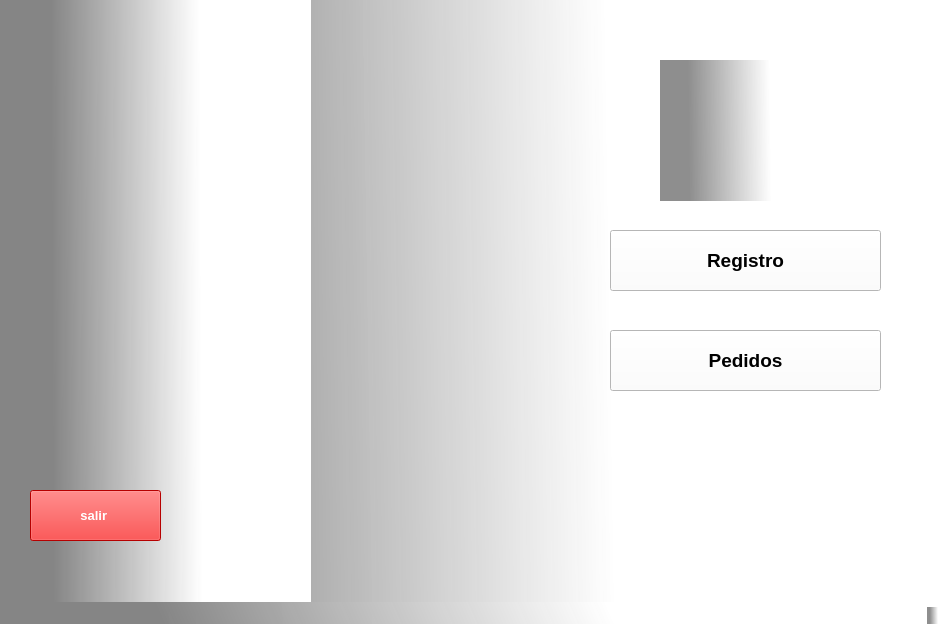
<?xml version="1.0" encoding="UTF-8"?>
<ui version="4.0">
 <class>MainWindow</class>
 <widget class="QMainWindow" name="MainWindow">
  <property name="geometry">
   <rect>
    <x>0</x>
    <y>0</y>
    <width>944</width>
    <height>624</height>
   </rect>
  </property>
  <property name="windowTitle">
   <string>MainWindow</string>
  </property>
  <property name="styleSheet">
   <string notr="true">background-color: qlineargradient(spread:pad, x1:0.0695473, y1:0.546, x2:0.647, y2:0.540136, stop:0.169154 rgba(133, 133, 133, 237), stop:1 rgba(255, 255, 255, 255));</string>
  </property>
  <widget class="QWidget" name="centralwidget">
   <widget class="QPushButton" name="ingresarButton">
    <property name="geometry">
     <rect>
      <x>610</x>
      <y>230</y>
      <width>271</width>
      <height>61</height>
     </rect>
    </property>
    <property name="font">
     <font>
      <pointsize>14</pointsize>
      <weight>75</weight>
      <bold>true</bold>
     </font>
    </property>
    <property name="styleSheet">
     <string notr="true">background-color: rgb(255, 255, 255);</string>
    </property>
    <property name="text">
     <string>Registro</string>
    </property>
   </widget>
   <widget class="QLabel" name="label">
    <property name="geometry">
     <rect>
      <x>0</x>
      <y>-80</y>
      <width>311</width>
      <height>711</height>
     </rect>
    </property>
    <property name="styleSheet">
     <string notr="true">image: url(:/cct/PEDIATRA.jpeg);</string>
    </property>
    <property name="text">
     <string/>
    </property>
    <property name="pixmap">
     <pixmap>Imagenes/PEDIATRA.jpeg</pixmap>
    </property>
    <property name="scaledContents">
     <bool>true</bool>
    </property>
   </widget>
   <widget class="QPushButton" name="logoatButton">
    <property name="geometry">
     <rect>
      <x>30</x>
      <y>490</y>
      <width>131</width>
      <height>51</height>
     </rect>
    </property>
    <property name="font">
     <font>
      <pointsize>10</pointsize>
      <weight>75</weight>
      <bold>true</bold>
     </font>
    </property>
    <property name="styleSheet">
     <string notr="true">background-color: rgb(255, 0, 0);
color: rgb(255, 255, 255);</string>
    </property>
    <property name="text">
     <string>salir </string>
    </property>
   </widget>
   <widget class="QLabel" name="label_2">
    <property name="geometry">
     <rect>
      <x>660</x>
      <y>60</y>
      <width>171</width>
      <height>141</height>
     </rect>
    </property>
    <property name="styleSheet">
     <string notr="true">image: url(:/cct/Imagen de WhatsApp 2024-08-13 a las 20.52.17_e647f5ba.jpg);</string>
    </property>
    <property name="text">
     <string/>
    </property>
    <property name="pixmap">
     <pixmap>Imagenes/Imagen de WhatsApp 2024-08-13 a las 20.52.17_e647f5ba.jpg</pixmap>
    </property>
    <property name="scaledContents">
     <bool>true</bool>
    </property>
   </widget>
   <widget class="QPushButton" name="pedidosButton">
    <property name="geometry">
     <rect>
      <x>610</x>
      <y>330</y>
      <width>271</width>
      <height>61</height>
     </rect>
    </property>
    <property name="font">
     <font>
      <pointsize>14</pointsize>
      <weight>75</weight>
      <bold>true</bold>
     </font>
    </property>
    <property name="styleSheet">
     <string notr="true">background-color: rgb(255, 255, 255);</string>
    </property>
    <property name="text">
     <string>Pedidos</string>
    </property>
   </widget>
  </widget>
  <widget class="QStatusBar" name="statusbar"/>
 </widget>
 <resources>
  <include location="Imagenes/imagenes dent.qrc"/>
 </resources>
 <connections/>
</ui>
